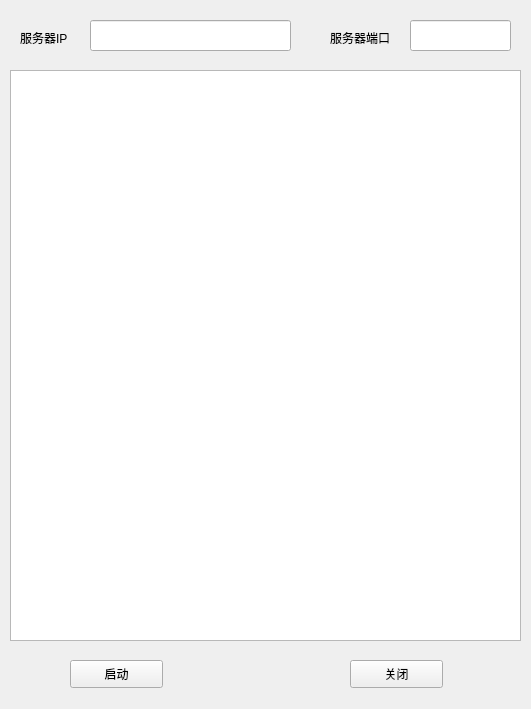
<?xml version="1.0" encoding="UTF-8"?>
<ui version="4.0">
 <class>Form</class>
 <widget class="QWidget" name="Form">
  <property name="geometry">
   <rect>
    <x>0</x>
    <y>0</y>
    <width>531</width>
    <height>709</height>
   </rect>
  </property>
  <property name="windowTitle">
   <string>服务器</string>
  </property>
  <widget class="QPushButton" name="pushButton">
   <property name="geometry">
    <rect>
     <x>70</x>
     <y>660</y>
     <width>93</width>
     <height>28</height>
    </rect>
   </property>
   <property name="text">
    <string>启动</string>
   </property>
  </widget>
  <widget class="QPushButton" name="pushButton_2">
   <property name="geometry">
    <rect>
     <x>350</x>
     <y>660</y>
     <width>93</width>
     <height>28</height>
    </rect>
   </property>
   <property name="text">
    <string>关闭</string>
   </property>
  </widget>
  <widget class="QLineEdit" name="lineEdit">
   <property name="geometry">
    <rect>
     <x>90</x>
     <y>20</y>
     <width>201</width>
     <height>31</height>
    </rect>
   </property>
  </widget>
  <widget class="QLineEdit" name="lineEdit_2">
   <property name="geometry">
    <rect>
     <x>410</x>
     <y>20</y>
     <width>101</width>
     <height>31</height>
    </rect>
   </property>
  </widget>
  <widget class="QLabel" name="label">
   <property name="geometry">
    <rect>
     <x>20</x>
     <y>30</y>
     <width>72</width>
     <height>15</height>
    </rect>
   </property>
   <property name="text">
    <string>服务器IP</string>
   </property>
  </widget>
  <widget class="QLabel" name="label_2">
   <property name="geometry">
    <rect>
     <x>330</x>
     <y>30</y>
     <width>81</width>
     <height>16</height>
    </rect>
   </property>
   <property name="text">
    <string>服务器端口</string>
   </property>
  </widget>
  <widget class="QTextBrowser" name="textBrowser">
   <property name="geometry">
    <rect>
     <x>10</x>
     <y>70</y>
     <width>511</width>
     <height>571</height>
    </rect>
   </property>
  </widget>
 </widget>
 <resources/>
 <connections/>
</ui>
